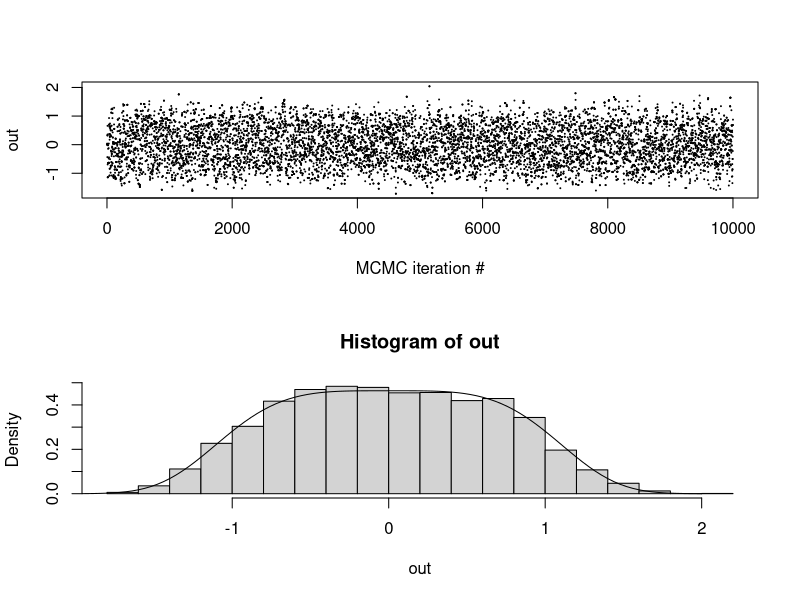
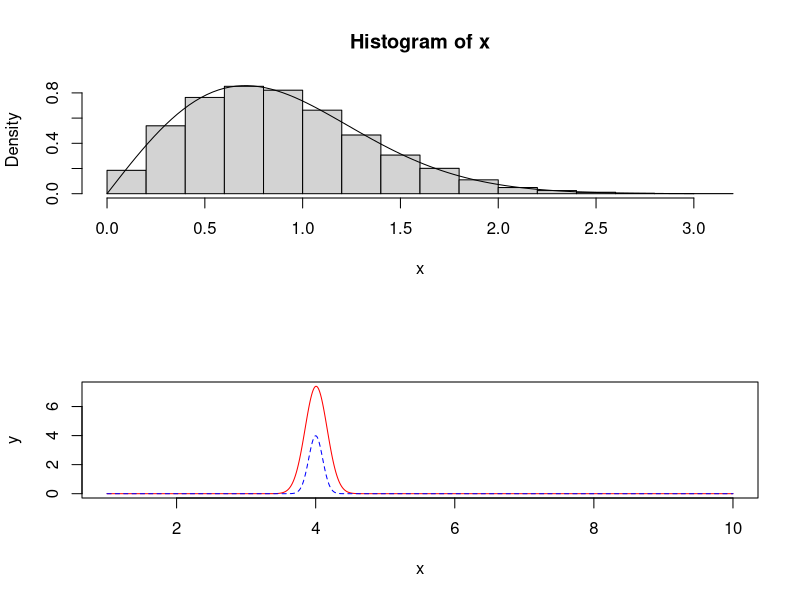
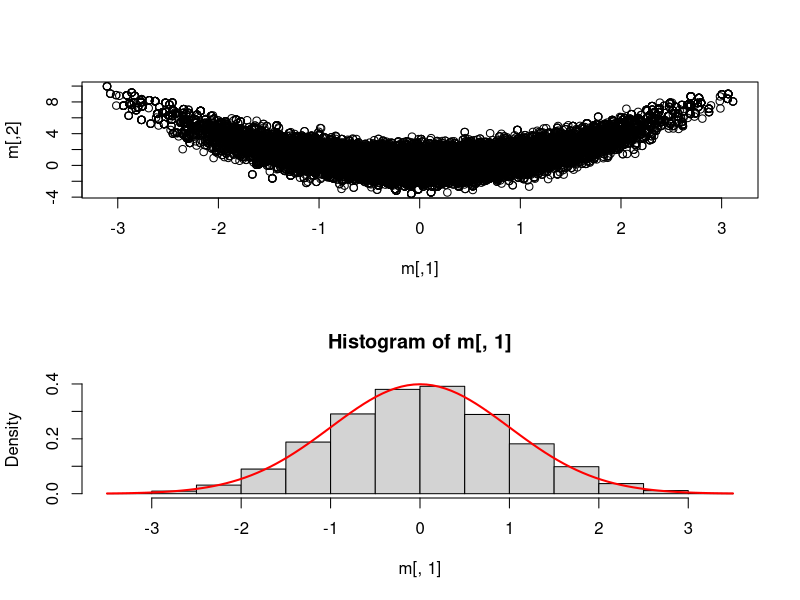

The R source for these figures, in order:
## ---- chunk 1
rm(list = ls())
## ---- chunk 2
# general 1d Gaussian proposal random walk MH
oneD.RWMH <- function(lprob, #notice log-density kernel!
                     sigma=1.0,
                     theta1=0.0,
                     n.iter=10000){
  # space for output
  output <- numeric(n.iter)
  # first iterate given
  output[1] <- theta1
  
  # main iteration loop
  for(t in 2:n.iter){
    # proposal
    thetaStar <- output[t-1] + rnorm(1,sd=sigma)
    # accept probability, for numerical stability we compute
    # the log-accept prob, and then take exp
    alpha <- exp(min(0.0,lprob(thetaStar)-lprob(output[t-1])))
    # accept/reject step
    if(runif(1)<alpha && is.finite(alpha)){
      output[t] <- thetaStar
    } else {
      output[t] <- output[t-1]
    }
  }
  return(output)
} 

# Logartihm of pdf (needed for metropolis hastings from slides)
logpdf <- function(x){
  c <- log((2^0.25 * gamma(3/4)) / pi)
  return(c - x^4/2)
}

# pdf from mandatory pdf
pdf <- function(x) {
  return ((2^0.25*gamma(3/4)/pi) * exp(-x^4 / 2))
}


# sample n samples
n <- 10000
out <- oneD.RWMH(logpdf, theta1 = 0.0, sigma=1, n.iter = n)

# plot 
par(mfrow=c(2,1))
plot(1:length(out),out,pch=20,cex=0.1,xlab="MCMC iteration #")
hist(out, probability = TRUE)
curve(pdf, add = TRUE, -2, 2)
## ---- chunk 3
# Use inverse sampling method to sample from
# p(x) = 2x exp(-x^2)
inverse_sampling <- function(Nsamples) {
  # Sample n samples from uniform distribution
  u <- runif(Nsamples)
  # Return X = F^-1(U)
  return(sqrt(-log(1-u)))
}

# PDF
pdf2 <- function(x) {
  return(2*x * exp(-x^2))
}

x <- inverse_sampling(10000)
hist(x, probability = TRUE)
curve(pdf2, 0, 3, add = TRUE)
## ---- chunk 4
g <- function(x) {
 exp(sqrt(x))*exp(-20*(x-4)^2)
}

f <- function(x) {
  dnorm(x, mean=4, sd=0.1)
}

x<-seq(1,10,0.01); y1=g(x); y2=f(x)
plot(x, y1, type="l", pch=19, col="red", xlab="x", ylab="y")
lines(x, y2, pch=18, col="blue", type="l", lty=2)
legend(1, 95, legend=c("Line 1", "Line 2"),
       col=c("red", "blue"), lty=1:2, cex=0.8)
## ---- chunk 5
importance <- function(Nsamp) {
  # Sample from f
  x <- rnorm(Nsamp, 4, 0.1)
  # calculate empirical mean
  return(mean((g(x)*(x>0))/(f(x))))
}

# Estimate of integral using importance sampling
importance(100000)
# Numerical integration
integrate(g, 0, Inf)$value
## ---- chunk 6
# Load the multivariate normal library 
library(mvtnorm)
library(coda)

# Target function from 
logg <- function(theta) {
  return(-theta[1]^2/2 - (theta[2] - theta[1]^2)^2 /2)
}

# 2D Random walk using log g
smile_shaped <- function(logg,
                         sigma=diag(2),
                         theta=c(0.0, 0.0),
                         Nsamp=100000){
  
  # Reserve 2xNsamp matrix with zeros
  res <- matrix(0, Nsamp, 2)
  
  # Set initial conditions
  res[1,] <- theta
  
  # Calculate old log-probability
  logold <- logg(theta)
  
  # accept counter
  Nacc <- 0
  
  # Iterate no of samples.
  for(i in 2:Nsamp){
    # Proposal step
    new <- res[i-1,] + rmvnorm(1, theta, sigma)
    # Log-p of proposal step
    lognew <- logg(new)
    # Evaluate step
    logfrac <- exp(min(0.0,lognew-logold))
    # Accept or reject new step
    if(runif(1)<logfrac && is.finite(logfrac)){
      # accept
      res[i,] <- new
      logold <- lognew
      Nacc <- Nacc+1
    } else {
      # reject
      res[i,] <- res[i-1,]
    }
  }
  print(paste("Accept prob: ", Nacc/Nsamp))
  return(res[5000:Nsamp,])
}

# Covariance matrix
sigma <- matrix(c(2, 0, 0, 2), nrow=2, ncol=2)
m <- smile_shaped(logg=logg, sigma=sigma, c(0.0, 0.0), 50000)
## ---- chunk 7
# Plot multivariate distribution
plot(m)
## ---- chunk 8
# Plot marginal of theta1 and compare with standard normal
hist(m[,1], probability=TRUE)
curve(dnorm(x, mean=0, sd=1), 
      col="red", lwd=2, add=TRUE, yaxt="n")
## ---- chunk 9
ESS <- function(x) {
  coda::effectiveSize(x)
}

ESS(m[,1])
ESS(m[,2])
## ---- chunk 10
# Load the data set
df <- data.frame(read.table("logistic_regression_data.txt"))
x <- df$x
y <- df$y

# function returning a log-posterior kernel for theta
logistic.lp <- function(theta) {
  alpha <- theta[1]
  beta <- theta[2]
  # log-likelihood
  Eeta <- exp(alpha + beta*x)
  p <- Eeta/(1.0 + Eeta)
  log.like <- sum(dbinom(y, size=1, prob = p, log=TRUE))
  
  # priors
  log.prior <- dnorm(alpha, sd=10, log=TRUE) + dnorm(beta, sd=10, log=TRUE)
  
  # log-posterior kernel
  return(log.like+log.prior)
}
## ---- chunk 11
